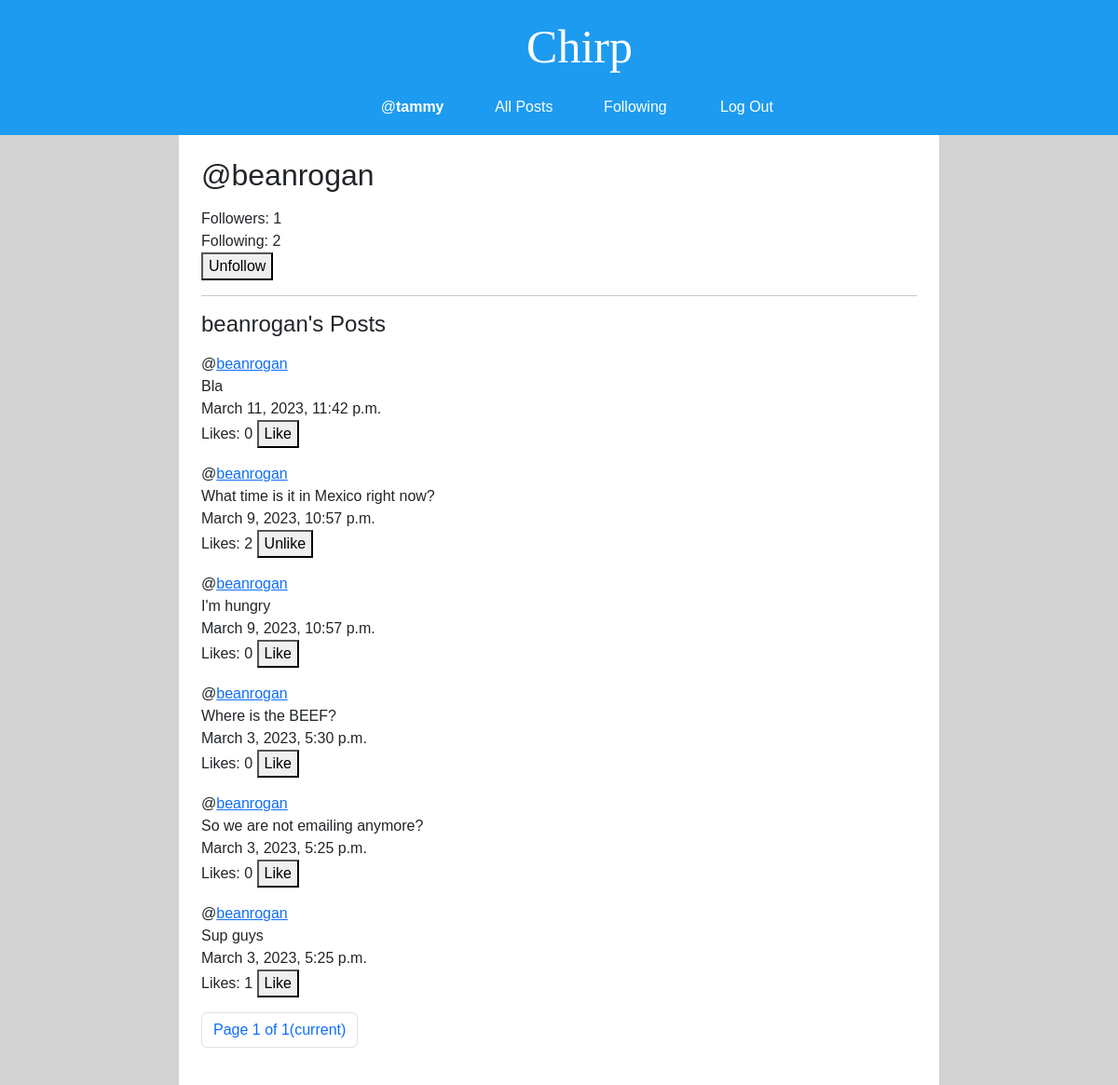
/profile/beanrogan (signed in), run on the app's committed database.
### network/models.py (models this page shows, shortened)
class User(AbstractUser):
    pass

class Post(models.Model):
    author = models.ForeignKey('User', on_delete=models.CASCADE, related_name="+")
    content = models.TextField(max_length=280, verbose_name='')
    like_count = models.PositiveIntegerField(default=0)                            # REMOVE
    datetime = models.DateTimeField(auto_now_add=True)
    def likes(self):
        return self.like_objs.count()
    def users_liked(self):
        users = [like_obj.user for like_obj in self.like_objs.all()]
        return users

### network/views.py (the view)
# urls.py: path("profile/<str:username>", views.profile, name="profile"),
def profile(request, username):
    if not request.user.is_authenticated:
        return HttpResponse(error_message["login_to_view_profile"])
    profile_user_obj = get_object_or_404(User, username=username)
    try:
        Follow.objects.get(user=request.user, followed=profile_user_obj)
        requester_following = True
    except Follow.DoesNotExist:
        requester_following = False
    profile_user_following = Follow.objects.filter(user=profile_user_obj)
    profile_user_followers = Follow.objects.filter(followed=profile_user_obj)
    post_list = Post.objects.filter(author=profile_user_obj).order_by("-datetime")
    paginator = Paginator(post_list, 10)
    page_number = request.GET.get('page')
    page_obj = paginator.get_page(page_number)
    return render(request, f"network/profile.html", {
        "profile_user_following": profile_user_following,
        "profile_user_followers": profile_user_followers,
        "profile_user_obj": profile_user_obj,
        "requester_following": requester_following,
        "page_obj": page_obj,
    })

### network/templates/network/profile.html (shortened to what this page needs)
{% extends "network/layout.html" %}
{% load static %}
{% block body %}
    <h2>@<span id="profileUsername">{{ profile_user_obj.username }}</span></h2>
    <p>
        <div>Followers: <span id="followersCount">{{ profile_user_followers.count }}</span></div>
        <div>Following: <span id="followingCount">{{ profile_user_following.count }}</span></div>
        {% if user != profile_user_obj %}
            {% if requester_following == False %}
                <button id="followUnfollowButton">Follow</button>
            {% else %}
                <button id="followUnfollowButton">Unfollow</button>
            {% endif %}
        {% endif %}
    </p>
    <hr>
    <h4>{{ profile_user_obj.username }}'s Posts</h4>
    {% include "network/post-pagination.html" with page_obj=page_obj %}
{% endblock %}

### network/templates/network/layout.html (shortened to what this page needs)
{% load static %}
<!DOCTYPE html>
<html lang="en">
    <head>
        <link href="https://cdn.jsdelivr.net/npm/bootstrap@5.2.3/dist/css/bootstrap.min.css" rel="stylesheet">
        <link href="{% static 'network/styles.css' %}" rel="stylesheet">
    </head>
    <body>
        <nav class="navbar navbar-expand-lg nav-justified">
            <a class="navbar-brand" href="#">Chirp</a>
            <div>
              <ul class="navbar-nav">
                {% if user.is_authenticated %}
                    <li class="nav-item">
                        <a class="nav-link" href="#">@<strong id="username">{{ user.username }}</strong></a>
                    </li>
                {% endif %}
                <li class="nav-item">
                  <a class="nav-link" href="{% url 'index' %}">All Posts</a>
                </li>
                {% if user.is_authenticated %}
                    <li class="nav-item">
                        <a class="nav-link" href="{% url 'following' %}">Following</a>
                    </li>
                    <li class="nav-item nav-access">
                        <a class="nav-link" href="{% url 'logout' %}">Log Out</a>
                    </li>
                {% endif %}
              </ul>
            </div>
        </nav>
        <div class="containter row">
            <div class="col-md-2"></div>
            <div class="body col-md-8 p-4">
                {% block body %}
                {% endblock %}
            </div>
            <div class="col-md-2"></div>
        </div>
    </body>
</html>

### network/templates/network/post-pagination.html (shortened to what this page needs)
<div class="post-group">
    {% for post in page_obj %}
        <p class="post">
            <div class="post-author" id="postAuthor_{{ post.id }}">@<a href="{% url 'profile' post.author.username %}">{{post.author}}</a></div>
            <div class="post-content-container" id="postContentContainer_{{ post.id }}">
                <div class="post-content" id="postContent_{{ post.id }}" style="display: block">{{post.content}}</div>
            </div>
            <div class="post-datetime" id="postDatetime_{{ post.id }}">{{post.datetime}}</div>
            <div>
                Likes: <span class="like-count" id="likeCount_{{ post.id }}">{{ post.likes }}</span>
                {% if user not in post.users_liked and user.is_authenticated %}
                    <button class="like-unlike-button" id="{{ post.id }}">Like</button>
                {% elif user in post.users_liked and user.is_authenticated %}
                    <button class="like-unlike-button" id="{{ post.id }}">Unlike</button>
                {% else %}
                    <button class="like-unlike-button" id="{{ post.id }}" disabled>Like</button>
                {% endif %}
            </div>
        </p>
    {% empty %}
        <span>So empty... need more posts...</span>
    {% endfor %}
    <nav >
        <ul class="pagination">
            <li class="page-item current">
                <a class="page-link">Page {{ page_obj.number }} of {{ page_obj.paginator.num_pages }}<span class="sr-only">(current)</span></a>
            </li>
        </ul>
    </nav>
</div>

### network/static/network/styles.css (style rules this page uses)
body { background-color: lightgray; font-family: "Varela", sans-serif; }
.navbar-brand { font-family: "Brush Script MT", cursive; color: white; font-size: 50px; margin-left: 60px; }
.navbar { background-color: rgb(29, 155, 240); flex-direction: column; }
.nav-link { color: white; margin: 2px 20px; font-family: unset; }
.body { background-color: white; }

### data on the page
User: username "tammy"
User: username "beanrogan"
Post: author "beanrogan", content "Bla", datetime "March 11, 2023, 11:42 p.m.", likes "0"
Post: author "beanrogan", content "What time is it in Mexico right now?", datetime "March 9, 2023, 10:57 p.m.", likes "2"
Post: author "beanrogan", content "I'm hungry", datetime "March 9, 2023, 10:57 p.m.", likes "0"
Post: author "beanrogan", content "Where is the BEEF?", datetime "March 3, 2023, 5:30 p.m.", likes "0"
Post: author "beanrogan", content "So we are not emailing anymore?", datetime "March 3, 2023, 5:25 p.m.", likes "0"
Post: author "beanrogan", content "Sup guys", datetime "March 3, 2023, 5:25 p.m.", likes "1"

### other printed values
{{ profile_user_followers.count }} "1"
{{ profile_user_following.count }} "2"
{{ page_obj.number }} "1"
{{ page_obj.paginator.num_pages }} "1"
